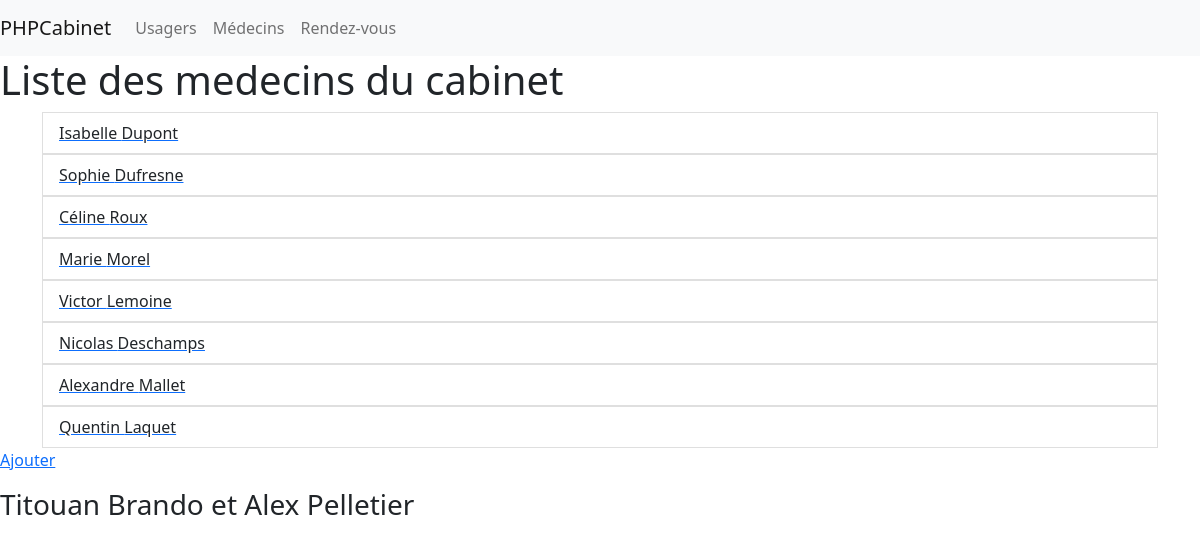
The app's page /index.php?action=medecins with its own data.
### tables this page shows
CREATE TABLE Personne (
  idPersonne int NOT NULL AUTO_INCREMENT,
  fonction CHAR(1) NOT NULL,
  nomPersonne VARCHAR(25) NOT NULL,
	prenomPersonne VARCHAR(25)NOT NULL,
  civilite CHAR(1)NOT NULL,
  Adresse VARCHAR(50) NULL,
  code_postal CHAR(5) NULL,
  ville VARCHAR(25) NULL,
  numero_securite CHAR(15) NULL,
  idMedecin INT NULL,
  date_naissance DATE NULL,
  lieu_de_naissance VARCHAR(50) NULL,
	PRIMARY KEY(idPersonne),
  FOREIGN KEY(idMedecin) REFERENCES Personne(idPersonne)
);

### controlleur/medecins.php (called while the page is built, shortened)
<?php
require_once(__DIR__.'/../dao/DaoPersonne.php');
require_once(__DIR__.'/../modele/Medecin.php');
require_once(__DIR__.'/../modele/Personne.php');
class ControlleurMedecin {static function isMedecin($id) {
  $dao = new DAOPersonne(Connexion::getInstance());
  $medecin = $dao->getById($id);
  return $medecin instanceof Medecin;
}
static function liste() {
  $dao = new DAOPersonne(Connexion::getInstance());
  $medecins = $dao->getAllMedecins();
  require(__DIR__.'/../vue/listeMedecins.php');
}
}

### dao/DaoPersonne.php (called while the page is built, shortened)
<?php
require_once(__DIR__.'/../modele/Personne.php');
require_once(__DIR__.'/../modele/Medecin.php');
require_once(__DIR__.'/../modele/Civilite.php');
class DaoPersonne implements Dao {
    private Connexion $connexion;
    public function __construct(Connexion $c) {
        $this->connexion=$c;
    }
function getAllMedecins() {
    $pdo = $this->connexion->getPDO();
    $getAll = $pdo->query('SELECT * FROM Personne WHERE fonction != "U"');
    $tableauSortie = $getAll->fetchAll(PDO::FETCH_ASSOC);
    $retour = array();
    foreach ($tableauSortie as $cle => $sortie) {
        $personne = new Medecin(new Personne($sortie['nomPersonne'],$sortie['prenomPersonne'],Civilite::valueOf($sortie['civilite'])));
        $personne->getPersonne()->setIdPersonne($sortie['idPersonne']);
        array_push($retour,$personne);
    }
    return $retour;
}
}
?>

### modele/Civilite.php (called while the page is built, shortened)
<?php
enum Civilite {
    public static function valueOf(string $nom) :Civilite {
        if($nom == Civilite::H->name) {
            return Civilite::H;
        }else {
            return Civilite::F;
        }
    }
}
?>

### modele/Medecin.php (called while the page is built, shortened)
<?php
class Medecin {
    private Personne $personne;
    public function __construct(Personne $personne) {
        if (!empty($personne)) {
            $this->personne = $personne;
        } else {
            throw new ErrorException("Champ invalide");
        }
    }
	public function getPersonne(): Personne {
		return $this->personne;
	}
}
?>

### modele/Personne.php (called while the page is built, shortened)
<?php
class Personne {
    private ?int $idPersonne;
    private String $nom;
    private String $prenom;
    public function __construct(String $nom, String $prenom, Civilite $civilite) {
        if (!empty($nom)||!empty($prenom)||!empty($civilite)) {
            $this->nom=$nom;
            $this->prenom=$prenom;
        } else {
            throw new ErrorException("Champ vide");
        }
    }
	public function getIdPersonne(): int {
		return $this->idPersonne;
	}
	public function setIdPersonne(?int $idPersonne): self {
		$this->idPersonne = $idPersonne;
		return $this;
	}
	public function getNom(): string {
		return $this->nom;
	}
	public function getPrenom(): string {
		return $this->prenom;
	}
}
?>

### vue/listeMedecins.php (the view, shortened to what this page needs)
<?php $titre = 'Médecins';
require_once(__DIR__.'/head.php'); ?>
<body>
  <?php
    require('header.php');
  ?>
  <h1>
    Liste des medecins du cabinet
  </h1>
  <div class="container">
      <ul id="liste" class="list-group">
        <?php
          foreach($medecins as $medecin) {
            $id = $medecin->getPersonne()->getIdPersonne();
          echo '<a href="/index.php?action=detailMedecin&id='.$id.'"><li class="usager list-group-item list-group-item-action" id="'.$id.'">'.$medecin->getPersonne()->getPrenom().' '.$medecin->getPersonne()->getNom().'</li></a>';
        }?>
      </ul>
    </div>
  <a href="/index.php?action=ajoutMedecin"><p>Ajouter</p></a>
</body>
</html>

### index.php (shortened to what this page needs)
<?php
require_once(__DIR__.'/controlleur/usagers.php');
require_once(__DIR__.'/controlleur/medecins.php');
if (isset($_GET['action']) && $_GET['action'] !== '') {
	if ($_GET['action'] === 'usagers') {
    ControlleurUsager::liste();
	} elseif ($_GET['action'] === 'ajoutUsager'){
    ControlleurUsager::ajout();
  } elseif ($_GET['action'] === 'addUsager'){
    ControlleurUsager::insert($_POST);
  } elseif ($_GET['action'] === 'updateUsager'){
    ControlleurUsager::update($_POST);
  } elseif ($_GET['action'] === 'medecins'){
    ControlleurMedecin::liste();
  } elseif ($_GET['action'] === 'ajoutMedecin'){
    ControlleurMedecin::ajout();
  } elseif ($_GET['action'] === 'addMedecin'){
    ControlleurMedecin::insert($_POST);
  } elseif ($_GET['action'] === 'updateMedecin'){
    ControlleurMedecin::update($_POST);
  }elseif ($_GET['action'] === 'rdvs'){
    ControlleurRdv::liste();
  } elseif ($_GET['action'] === 'ajoutRdv'){
    ControlleurRdv::ajout();
  } elseif ($_GET['action'] === 'addRdv'){
    ControlleurRdv::insert($_POST);
  } elseif ($_GET['action'] === 'updateRdv'){
    ControlleurRdv::update($_POST);
  } else {
    echo "Erreur 404 : la page que vous recherchez n'existe pas.";
	}
} else {
  require(__DIR__.'/vue/accueil.php');
}

### vue/head.php (shortened to what this page needs)
<!DOCTYPE html>
<html lang="en">
<head>
  <link rel="stylesheet" href="https://cdn.jsdelivr.net/npm/bootstrap@5.2.3/dist/css/bootstrap.min.css">
</head>

### vue/header.php (shortened to what this page needs)
<header>
  <nav class="navbar navbar-expand-lg navbar-light bg-light">
    <a class="navbar-brand" href="/index.php">PHPCabinet</a>
    <div class="collapse navbar-collapse" id="navbarNavDropdown">
      <ul class="navbar-nav">
        <li class="nav-item">
          <a class="nav-link" href="/index.php?action=usagers">Usagers</span></a>
        </li>
        <li class="nav-item">
          <a class="nav-link" href="/index.php?action=medecins">Médecins</a>
        </li>
        <li class="nav-item">
          <a class="nav-link" href="/index.php?action=rdvs">Rendez-vous</a>
        </li>
      </ul>
    </div>
  </nav>
</header>

### records on screen
personne: prenomPersonne "Isabelle", nomPersonne "Dupont"
personne: prenomPersonne "Sophie", nomPersonne "Dufresne"
personne: prenomPersonne "Céline", nomPersonne "Roux"
personne: prenomPersonne "Marie", nomPersonne "Morel"
personne: prenomPersonne "Victor", nomPersonne "Lemoine"
personne: prenomPersonne "Nicolas", nomPersonne "Deschamps"
personne: prenomPersonne "Alexandre", nomPersonne "Mallet"
personne: prenomPersonne "Quentin", nomPersonne "Laquet"
